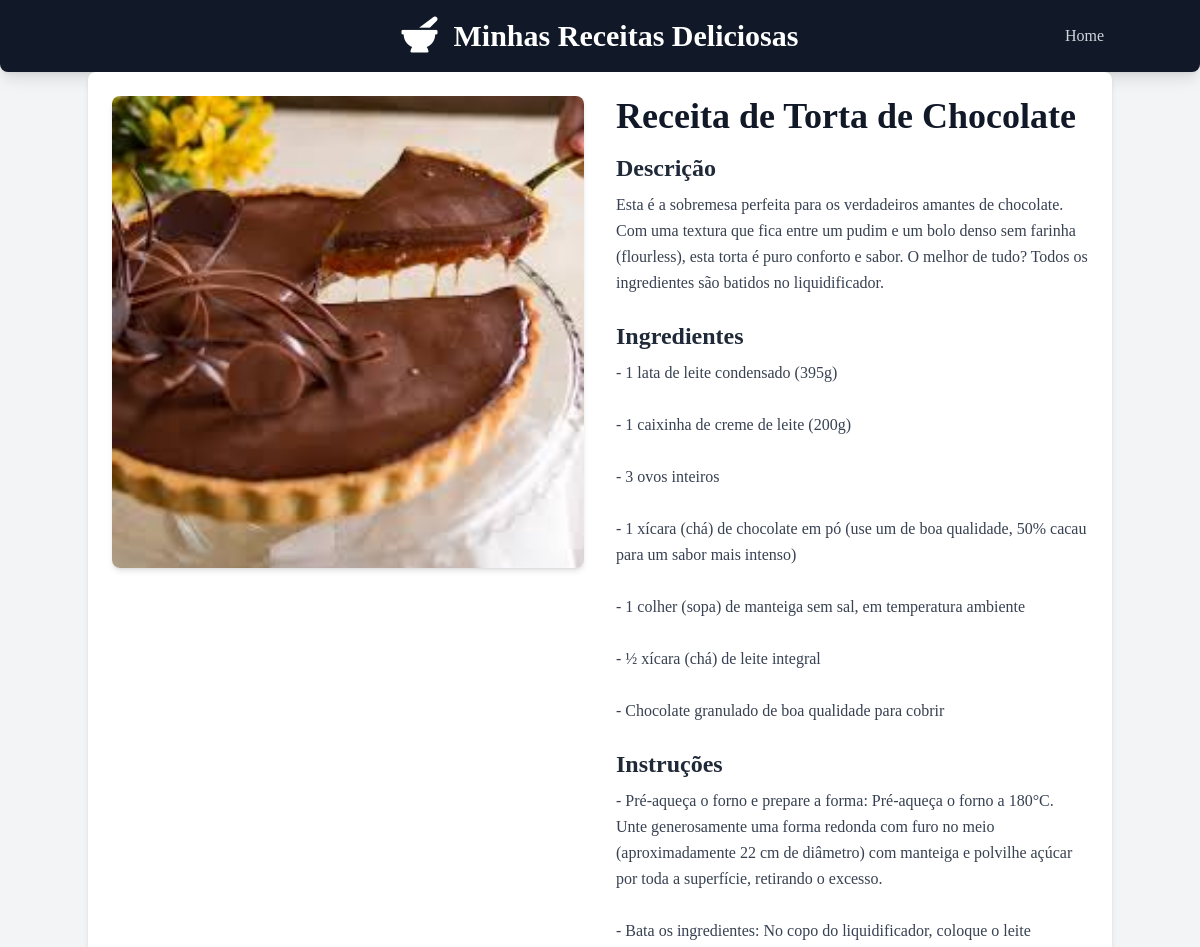
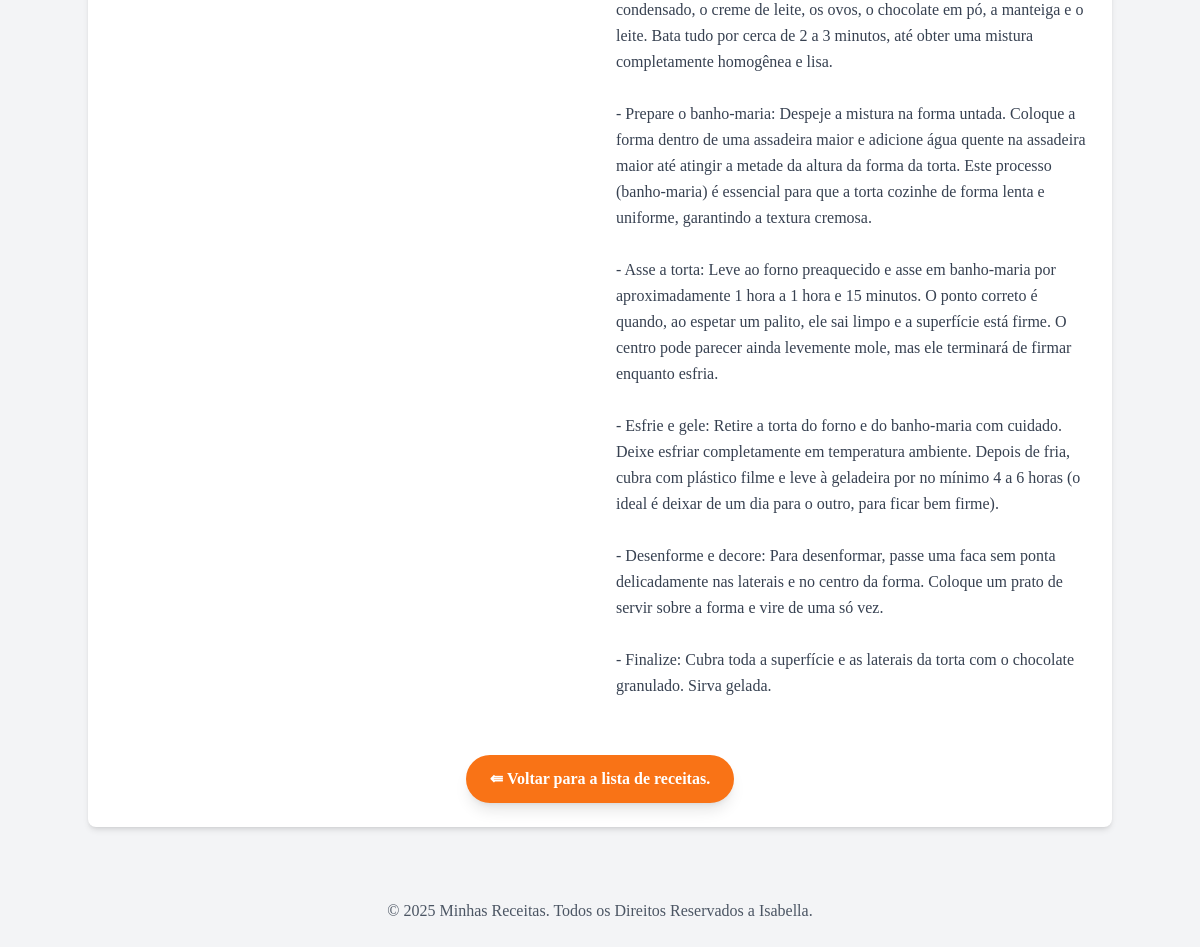
The app's page /receitas/receita/4/ with its own data (2 pictures, top to bottom).
### receitas/models.py (models this page shows, shortened)
class Receita(models.Model):
    CATEGORIAS = [
        ('comida', 'Comida'),
        ('sobremesa', 'Sobremesa'),
        ('drinks', 'Drinks'),
    ]
    title = models.CharField("Titulo", max_length=200)
    description = models.TextField("Descrição")
    ingredients = models.TextField("Ingredientes")
    instructions = models.TextField("Instruções")
    image = models.ImageField("imagem", upload_to='receitas/images/', blank=True, null=True)
    categoria = models.CharField("Categoria", max_length=50, choices=CATEGORIAS, default='comida')
    created_at = models.DateTimeField(auto_now_add=True)
    updated_at = models.DateTimeField(auto_now=True)
    class Meta:
        verbose_name = 'Receita'
        verbose_name_plural = 'Receitas'
        ordering = ['-created_at']

### receitas/views.py (the view)
# urls.py: path('receita/<int:id>/', views.receita_detail, name='receita_detail'),
def receita_detail(request, id):
    receita = get_object_or_404(Receita, pk=id)
    return render(request, 'receitas/receita_detail.html', {'receita': receita})

### receitas/templates/receitas/receita_detail.html (shortened to what this page needs)
{% extends "receitas/base.html" %}
{% block content %}
<div class="flex flex-col md:flex-row gap-8">
    {% if receita.image %}
    <div class="md:w-1/2">
        <img src="{{ receita.image.url }}" alt="[Imagem da {{ receita.title }}]"
            class="w-full h-auto object-cover rounded-lg shadow-md">
    </div>
    {% endif %}
    <div class="md:w-1/2">
        <h2 class="text-4xl font-bold text-gray-900 mb-4">{{ receita.title }}</h2>
        <h3 class="text-2xl font-semibold text-gray-800 mb-2">Descrição</h3>
        <p class="text-gray-700 mb-6 leading-relaxed">{{ receita.description }}</p>
        <h3 class="text-2xl font-semibold text-gray-800 mb-2">Ingredientes</h3>
        <p class="text-gray-700 mb-6 leading-relaxed whitespace-pre-wrap">{{ receita.ingredients }}</p>
        <h3 class="text-2xl font-semibold text-gray-800 mb-2">Instruções</h3>
        <p class="text-gray-700 mb-6 leading-relaxed whitespace-pre-wrap">{{ receita.instructions }}</p>
    </div>
</div>
<div class="mt-8 text-center">
    <a href="{% url 'home' %}"
        class="inline-block bg-orange-500 hover:bg-orange-600 text-white font-bold py-3 px-6 rounded-full transition duration-300 ease-in-out shadow-lg">&lAarr;
        Voltar para a lista de receitas.</a>
</div>
{% endblock %}

### receitas/templates/receitas/base.html (style rules this page uses)
body { font-family: 'Inter, sans-serif'; }

### records on screen
Receita: image (picture), title "Receita de Torta de Chocolate", description "Esta é a sobremesa perfeita para os verdadeiros amantes de chocolate. Com uma textura que fica entre um pudim e um bolo denso sem farinha (flourless), esta torta é puro conforto e sabor. O melhor de tudo? Todos os ingredientes são batidos no liquidificador.", ingredients "- 1 lata de leite condensado (395g) - 1 caixinha de creme de leite (200g) - 3 ovos inteiros - 1 xícara (chá) de chocolate em pó (use um de boa qualidade, 50% cacau para um sabor mais intenso) - 1 colher (sopa) de manteiga sem sal, em temperatura ambiente - ½ xícara (chá) de leite integral - Chocolate granulado de boa qualidade para cobrir", instructions "- Pré-aqueça o forno e prepare a forma: Pré-aqueça o forno a 180°C. Unte generosamente uma forma redonda com furo no meio (aproximadamente 22 cm de diâmetro) com manteiga e polvilhe açúcar por toda a superfície, retirando o excesso. - Bata os ingredientes: No copo do liquidificador, coloque o leite condensado, o creme de leite, os ovos, o chocolate em pó, a manteiga e o leite. Bata tudo por cerca de 2 a 3 minutos, até obter uma mistura completamente homogênea e lisa. - Prepare o banho-maria: Despeje a mistura na forma untada. Coloque a forma dentro de uma assadeira maior e adicione água quente na assadeira maior até atingir a metade da altura da forma da torta. Este processo (banho-maria) é…"
